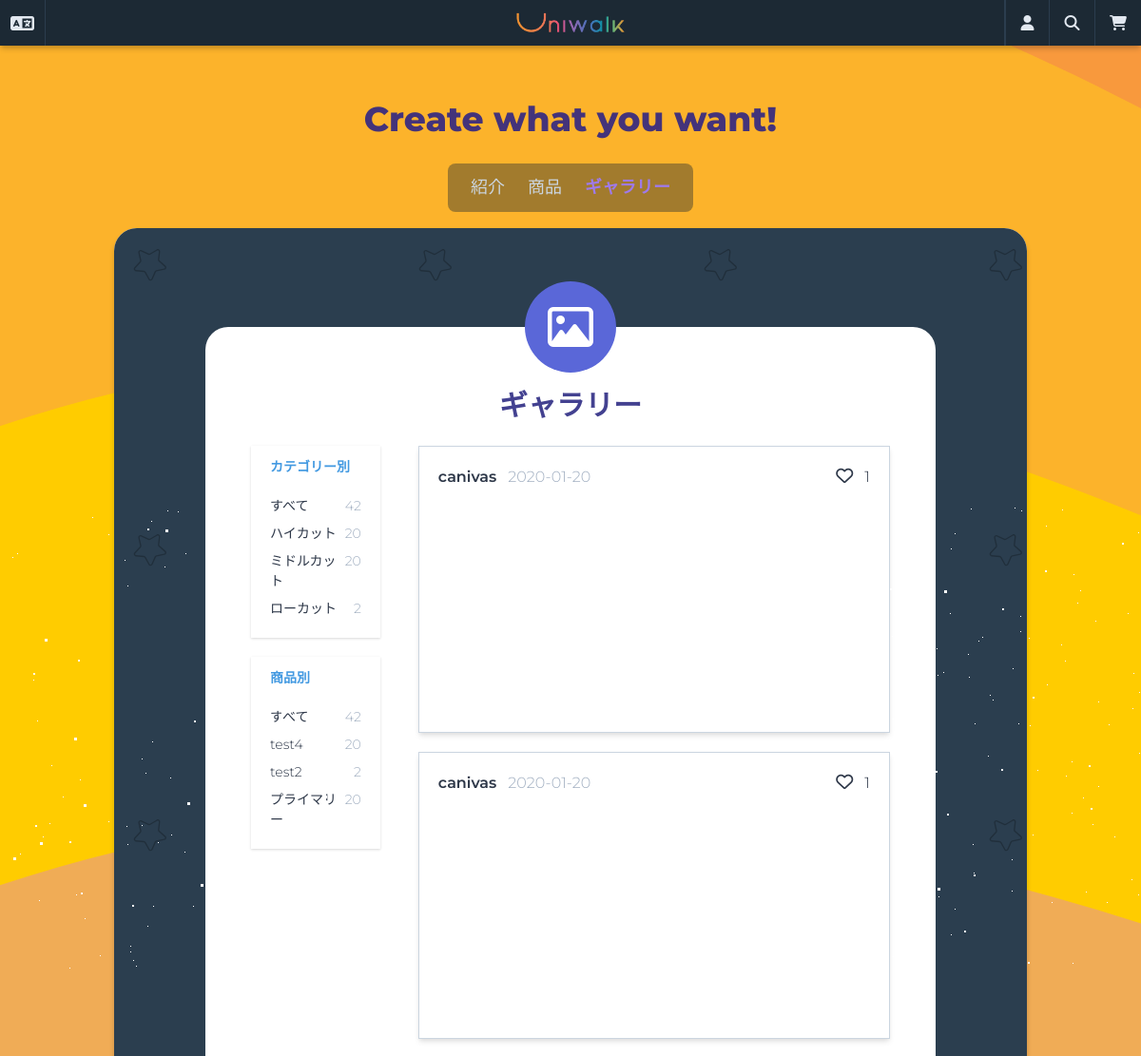
Before: /designs/gallery/ (upper part) with the older database file.
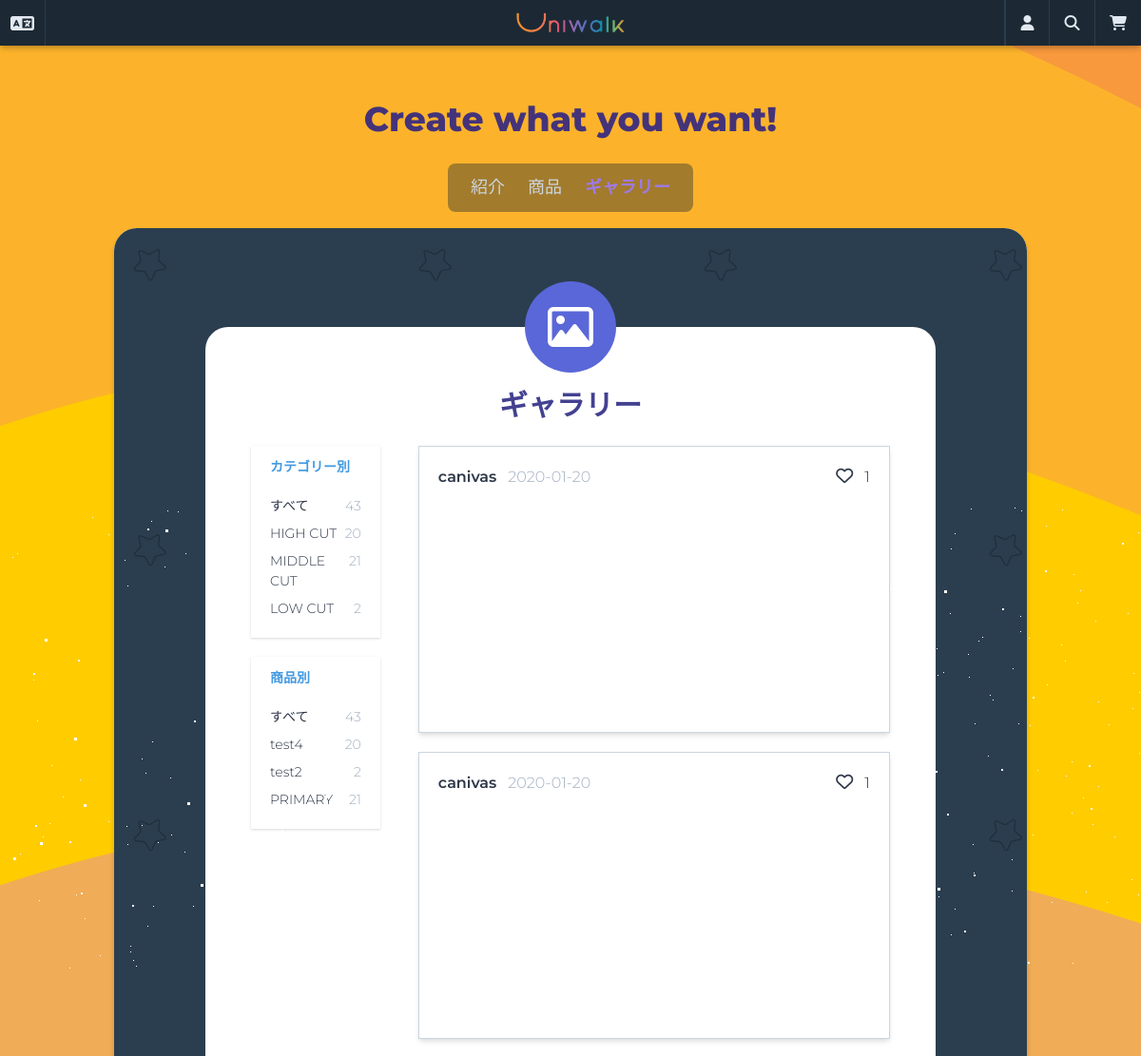
After: the same page with the newer database file.
### products/models.py (models this page shows, shortened)
class Category(core_models.TimeStampedModel):
    product_type = models.CharField(_("商品タイプ名"), max_length=20)
    type_code = models.CharField(_("タイプコード"), max_length=2)
    class Meta:
        verbose_name = _("カテゴリー")
        verbose_name_plural = _("カテゴリー")
    def __str__(self):
        return self.product_type
    def count_designs_by_category(self):
        return len(
            design_models.Design.objects.filter(
                product__category__product_type__contains=self.product_type
            ).exclude(user__isnull=True)
        )

class Product(core_models.TimeStampedModel):
    name = models.CharField(_("商品名"), max_length=50)
    category = models.ForeignKey(
        "Category",
        verbose_name=_("商品カテゴリー"),
        related_name="product",
        on_delete=models.CASCADE,
    )
    price = models.DecimalField(_("価格"), decimal_places=0, max_digits=6)
    description = models.TextField(_("詳細説明"))
    is_active = models.BooleanField(_("販売中"), null=False, default=True)
    product_number = models.CharField(
        _("番号"), max_length=40, default=create_product_code, blank=True, null=True
    )
    product_code = models.CharField(_("商品番号"), max_length=40, blank=True, null=True)
    def __str__(self):
        return self.name
    def total_rating(self):
        all_reviews = self.reviews.all()
        all_ratings = 0
        if len(all_reviews) > 0:
            for review in all_reviews:
                all_ratings += review.rate
            return round(all_ratings / len(all_reviews), 2)
        return 0
    total_rating.short_description = _("評点")
    def count_designs_by_product(self):
        return len(
            design_models.Design.objects.filter(
                product__name__contains=self.name
            ).exclude(user__isnull=True)
        )
    class Meta:
        ordering = ("-created",)
        verbose_name = _("商品")
        verbose_name_plural = _("商品")

### designs/views.py (the view)
# urls.py: path("gallery/", views.GalleriesListView.as_view(), name="galleries"),
class GalleriesListView(ListView):
    model = models.Design
    paginate_by = 5
    context_object_name = "designs"
    extra_context = {
        "designs_all": models.Design.objects.all().exclude(user__isnull=True),
        "products": product_models.Product.objects.all(),
        "count": len(product_models.Product.objects.all()),
        "categories": product_models.Category.objects.all(),
    }
    template_name = "galleries/galleries_list.html"
    def get_context_data(self, **kwargs):
        context = super().get_context_data(**kwargs)
        designs = models.Design.objects.filter(likes=self.request.user.pk)
        check_like = [ design.pk for design in designs ]
        context["check_like"] = check_like
        return context
    def get_queryset(self):
        designs = models.Design.objects.all().exclude(user__isnull=True)
        return sorted(designs, key= lambda design: design.total_likes, reverse=True)

### carts/context_processors.py (called while the page is built)
def counter(request):
    item_count = 0
    if "admin" in request.META["PATH_INFO"]:
        return {}
    else:
        try:
            cart = Cart.objects.get(session_key=_session_key(request))
            cart_items = CartItem.objects.all().filter(cart=cart, active=True)
            for cart_item in cart_items:
                item_count += cart_item.quantity
        except Cart.DoesNotExist:
            item_count = 0
    return dict(item_count=item_count)

### carts/views.py (called while the page is built)
def _session_key(request):
    cart = request.session.session_key
    if not cart:
        cart = request.session.create()
    return cart

### designs/models.py (called while the page is built)
    @property
    def total_likes(self):
        return self.likes.count()

### users/models.py (called while the page is built)
    def get_email_name(self):
        return self.email.split("@")[0]

### templates/galleries/galleries_list.html (shortened to what the changed rows need)
{% extends "base.html" %}
{% load i18n static humanize %}
{% block content %}
<div class="flex min-h-75vh rounded-xl py-16"
    style="background-image: url({% static 'images/pattern.svg' %}); background-repeat: repeat;">
    <div class="container bg-white w-4/5 rounded-xl h-full mx-auto my-10 flex flex-col items-center p-12 relative">
        <h2 class="text-indigo-800 mt-3 mb-5 text-3xl font-semibold">{% trans 'ギャラリー' %}</h2>
        <div class="container mx-auto flex">
            <div class="w-full flex flex-wrap mb-10">
                <div class="w-full flex">
                    <div class="w-1/3 pr-10">
                        <div class="w-full bg-white shadow py-3 px-5">
                            <h2 class="text-sm font-semibold text-blue-500 mb-5">{% trans 'カテゴリー別' %}</h2>
                            <ul>
                                <li class="flex justify-between mb-2 text-sm">
                                    <a href="{% url 'designs:galleries' %}">{% trans 'すべて' %}</a>
                                    <span class="text-gray-500">{{ designs_all |length }}</span>
                                </li>
                                {% for category in categories %}
                                <li class="flex justify-between mb-2 text-sm">
                                    <a href="{% url 'designs:galleries-category' category.pk %}">{{ category }}</a>
                                    <span class="text-gray-500">{{ category.count_designs_by_category }}</span>
                                </li>
                                {% endfor %}
                            </ul>
                        </div>
                        <div class="w-full mt-5 bg-white shadow py-3 px-5">
                            <h2 class="text-sm font-semibold text-blue-500 mb-5">{% trans '商品別' %}</h2>
                            <ul>
                                <li class="flex justify-between mb-2 text-sm">
                                    <a href="{% url 'designs:galleries' %}">{% trans 'すべて' %}</a>
                                    <span class="text-gray-500">{{ designs_all |length }}</span>
                                </li>
                                {% for product in products %}
                                <li class="flex justify-between mb-2 text-sm">
                                    <a href="{% url 'designs:galleries-product' product.pk %}">{{ product }}</a>
                                    <span class="text-gray-500">{{ product.count_designs_by_product }}</span>
                                </li>
                                {% endfor %}
                            </ul>
                        </div>
                    </div>
                </div>
            </div>
        </div>
    </div>
</div>
{% endblock content %}

Changed rows visible on the page:
changed Category: product_type "ハイカット" → "HIGH CUT"
changed Category: product_type "ミドルカット" → "MIDDLE CUT"; count_designs_by_category "20" → "21"
changed Category: product_type "ローカット" → "LOW CUT"
changed Product: name "プライマリー" → "PRIMARY"; count_designs_by_product "20" → "21"
Other visible differences:
{{ designs_all |length }}: "42" → "43"
